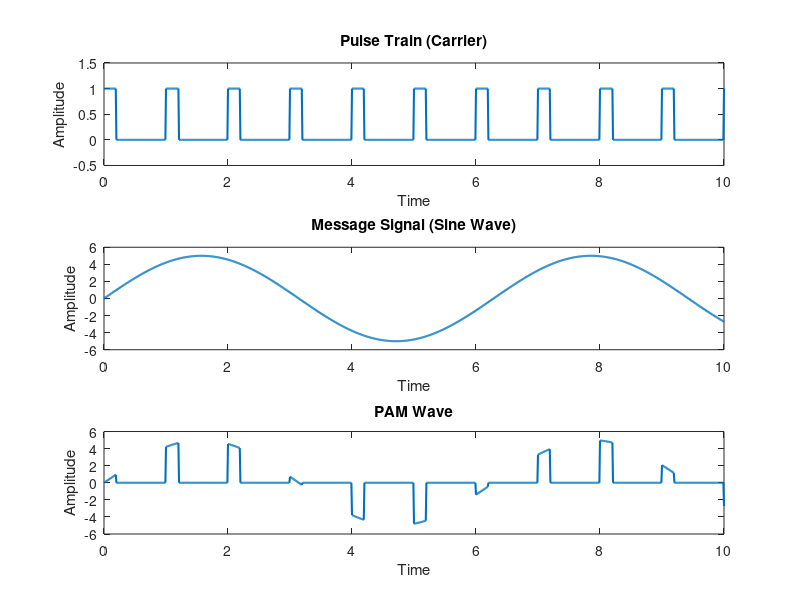

Here is the MATLAB script that generated this plot:
clc;
close all;
clear all;

% Inputs
a = 5; % Amplitude from Simulink
f_rad = 1; % Frequency in rad/sec from Simulink
f_hz = f_rad / (2*pi); % Convert to Hz for the sine function

% 1. Time vector (matching Simulink's 10 seconds)
t = 0:0.01:10; 

% 2. Message Signal (Sine Wave)
x2 = a * sin(2*pi * f_hz * t); 

% 3. Carrier Signal (Pulse Train)
% Generating a 1 Hz pulse wave with a 20% duty cycle, shifted to 0 and 1
pulse_freq = 1; 
x1 = (square(2*pi * pulse_freq * t, 20) + 1) / 2; 

% 4. Modulated Signal (PAM Wave)
y = x1 .* x2; 

% Plotting
subplot(3,1,1); 
plot(t, x1, 'LineWidth', 1.5);
axis([0 10 -0.5 1.5]);
title('Pulse Train (Carrier)');
xlabel('Time');
ylabel('Amplitude');

subplot(3,1,2) 
plot(t, x2, 'LineWidth', 1.5);
title('Message Signal (Sine Wave)');
xlabel('Time');
ylabel('Amplitude');

subplot(3,1,3) 
plot(t, y, 'LineWidth', 1.5);
title('PAM Wave');
xlabel('Time');
ylabel('Amplitude');
